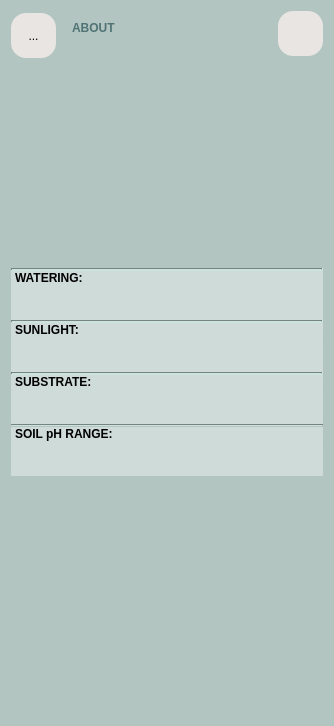
<?xml version="1.0" encoding="UTF-8"?>
<ui version="4.0">
 <class>Form</class>
 <widget class="QWidget" name="Form">
  <property name="geometry">
   <rect>
    <x>0</x>
    <y>0</y>
    <width>334</width>
    <height>726</height>
   </rect>
  </property>
  <property name="sizePolicy">
   <sizepolicy hsizetype="Minimum" vsizetype="Minimum">
    <horstretch>0</horstretch>
    <verstretch>0</verstretch>
   </sizepolicy>
  </property>
  <property name="windowTitle">
   <string>Form</string>
  </property>
  <property name="styleSheet">
   <string notr="true">background-color: #b2c5c0;</string>
  </property>
  <layout class="QVBoxLayout" name="verticalLayout">
   <item>
    <layout class="QHBoxLayout" name="horizontalLayout_2">
     <property name="sizeConstraint">
      <enum>QLayout::SetDefaultConstraint</enum>
     </property>
     <property name="bottomMargin">
      <number>15</number>
     </property>
     <item>
      <widget class="QToolButton" name="return_plants">
       <property name="minimumSize">
        <size>
         <width>45</width>
         <height>45</height>
        </size>
       </property>
       <property name="styleSheet">
        <string notr="true">QToolButton#return_plants{
	background-color: #E9E5E3;
	border-radius: 15px;
	font: 12pt &quot;Candara&quot;;
	text-align: center;

	
}

QToolButton#return_plants:hover{
	background-color: #D1CECC;
}

QToolButton#return_plants:pressed{
	background-color: #E9E5E3;
	border: 4px solid #D1CECC;
	
}</string>
       </property>
       <property name="text">
        <string>...</string>
       </property>
       <property name="icon">
        <iconset>
         <normaloff>back.png</normaloff>back.png</iconset>
       </property>
       <property name="iconSize">
        <size>
         <width>30</width>
         <height>30</height>
        </size>
       </property>
      </widget>
     </item>
     <item alignment="Qt::AlignTop">
      <widget class="QLabel" name="label_about">
       <property name="sizePolicy">
        <sizepolicy hsizetype="Preferred" vsizetype="Preferred">
         <horstretch>0</horstretch>
         <verstretch>0</verstretch>
        </sizepolicy>
       </property>
       <property name="minimumSize">
        <size>
         <width>0</width>
         <height>50</height>
        </size>
       </property>
       <property name="styleSheet">
        <string notr="true">font: 13pt &quot;Candara&quot;;
font-weight:bold;
padding: 7px;
color: #4F7375</string>
       </property>
       <property name="text">
        <string>ABOUT</string>
       </property>
       <property name="alignment">
        <set>Qt::AlignLeading|Qt::AlignLeft|Qt::AlignTop</set>
       </property>
      </widget>
     </item>
     <item alignment="Qt::AlignTop">
      <widget class="QToolButton" name="manage_plant">
       <property name="sizePolicy">
        <sizepolicy hsizetype="Fixed" vsizetype="Fixed">
         <horstretch>0</horstretch>
         <verstretch>0</verstretch>
        </sizepolicy>
       </property>
       <property name="minimumSize">
        <size>
         <width>45</width>
         <height>45</height>
        </size>
       </property>
       <property name="contextMenuPolicy">
        <enum>Qt::DefaultContextMenu</enum>
       </property>
       <property name="layoutDirection">
        <enum>Qt::RightToLeft</enum>
       </property>
       <property name="styleSheet">
        <string notr="true">QToolButton::menu-indicator { image: none; }

QToolButton#manage_plant{
	background-color: #E9E5E3;
	border-radius: 15px;
	font: 12pt &quot;Candara&quot;;
	text-align: center;

	
}

QToolButton#manage_plant:hover{
	background-color: #D1CECC;
}

QToolButton#manage_plant:pressed{
	background-color: #E9E5E3;
	border: 4px solid #D1CECC;
	
}</string>
       </property>
       <property name="text">
        <string/>
       </property>
       <property name="icon">
        <iconset>
         <normaloff>more.png</normaloff>more.png</iconset>
       </property>
       <property name="iconSize">
        <size>
         <width>30</width>
         <height>30</height>
        </size>
       </property>
       <property name="popupMode">
        <enum>QToolButton::InstantPopup</enum>
       </property>
       <property name="toolButtonStyle">
        <enum>Qt::ToolButtonIconOnly</enum>
       </property>
      </widget>
     </item>
    </layout>
   </item>
   <item>
    <layout class="QHBoxLayout" name="horizontalLayout">
     <property name="spacing">
      <number>0</number>
     </property>
     <property name="sizeConstraint">
      <enum>QLayout::SetDefaultConstraint</enum>
     </property>
     <item alignment="Qt::AlignLeft|Qt::AlignVCenter">
      <widget class="QLabel" name="plant_image">
       <property name="sizePolicy">
        <sizepolicy hsizetype="Fixed" vsizetype="Preferred">
         <horstretch>0</horstretch>
         <verstretch>0</verstretch>
        </sizepolicy>
       </property>
       <property name="minimumSize">
        <size>
         <width>170</width>
         <height>170</height>
        </size>
       </property>
       <property name="font">
        <font>
         <family>Candara</family>
        </font>
       </property>
       <property name="styleSheet">
        <string notr="true">background-position: center; 
background-repeat: no-repeat; 
background-clip: border-box; 
border-radius: 40px



 </string>
       </property>
       <property name="text">
        <string/>
       </property>
       <property name="scaledContents">
        <bool>false</bool>
       </property>
      </widget>
     </item>
     <item alignment="Qt::AlignRight|Qt::AlignBottom">
      <widget class="QTextEdit" name="plant_name">
       <property name="sizePolicy">
        <sizepolicy hsizetype="Fixed" vsizetype="Minimum">
         <horstretch>0</horstretch>
         <verstretch>0</verstretch>
        </sizepolicy>
       </property>
       <property name="minimumSize">
        <size>
         <width>0</width>
         <height>1</height>
        </size>
       </property>
       <property name="maximumSize">
        <size>
         <width>115</width>
         <height>80</height>
        </size>
       </property>
       <property name="font">
        <font>
         <family>Candara</family>
         <weight>50</weight>
         <italic>false</italic>
         <bold>false</bold>
        </font>
       </property>
       <property name="styleSheet">
        <string notr="true">vertical-align: bottom;</string>
       </property>
       <property name="frameShape">
        <enum>QFrame::NoFrame</enum>
       </property>
       <property name="frameShadow">
        <enum>QFrame::Plain</enum>
       </property>
       <property name="html">
        <string>&lt;!DOCTYPE HTML PUBLIC &quot;-//W3C//DTD HTML 4.0//EN&quot; &quot;http://www.w3.org/TR/REC-html40/strict.dtd&quot;&gt;
&lt;html&gt;&lt;head&gt;&lt;meta name=&quot;qrichtext&quot; content=&quot;1&quot; /&gt;&lt;style type=&quot;text/css&quot;&gt;
p, li { white-space: pre-wrap; }
&lt;/style&gt;&lt;/head&gt;&lt;body style=&quot; font-family:'Candara'; font-size:8.25pt; font-weight:400; font-style:normal;&quot;&gt;
&lt;p style=&quot;-qt-paragraph-type:empty; margin-top:0px; margin-bottom:0px; margin-left:0px; margin-right:0px; -qt-block-indent:0; text-indent:10px; font-family:'MS Shell Dlg 2';&quot;&gt;&lt;br /&gt;&lt;/p&gt;&lt;/body&gt;&lt;/html&gt;</string>
       </property>
       <property name="overwriteMode">
        <bool>false</bool>
       </property>
      </widget>
     </item>
    </layout>
   </item>
   <item>
    <layout class="QVBoxLayout" name="verticalLayout_2">
     <property name="spacing">
      <number>0</number>
     </property>
     <property name="sizeConstraint">
      <enum>QLayout::SetDefaultConstraint</enum>
     </property>
     <property name="topMargin">
      <number>10</number>
     </property>
     <item>
      <widget class="Line" name="line">
       <property name="lineWidth">
        <number>2</number>
       </property>
       <property name="orientation">
        <enum>Qt::Horizontal</enum>
       </property>
      </widget>
     </item>
     <item>
      <widget class="QLabel" name="label">
       <property name="sizePolicy">
        <sizepolicy hsizetype="Preferred" vsizetype="Preferred">
         <horstretch>0</horstretch>
         <verstretch>0</verstretch>
        </sizepolicy>
       </property>
       <property name="maximumSize">
        <size>
         <width>16777215</width>
         <height>30</height>
        </size>
       </property>
       <property name="styleSheet">
        <string notr="true">background-color: #CFDBD8;
border-radius: 10px;
font: 11pt &quot;Candara&quot;;
font-weight: bold;
padding-left: 1px;
text-align: left;

</string>
       </property>
       <property name="text">
        <string>WATERING:</string>
       </property>
       <property name="textFormat">
        <enum>Qt::AutoText</enum>
       </property>
      </widget>
     </item>
     <item>
      <widget class="QLineEdit" name="watering_info">
       <property name="minimumSize">
        <size>
         <width>0</width>
         <height>35</height>
        </size>
       </property>
       <property name="styleSheet">
        <string notr="true">background-color: #CFDBD8;
font: 12pt &quot;Candara&quot;;
padding-left: 10px</string>
       </property>
       <property name="frame">
        <bool>false</bool>
       </property>
      </widget>
     </item>
     <item>
      <widget class="Line" name="line_2">
       <property name="windowModality">
        <enum>Qt::NonModal</enum>
       </property>
       <property name="lineWidth">
        <number>2</number>
       </property>
       <property name="orientation">
        <enum>Qt::Horizontal</enum>
       </property>
      </widget>
     </item>
     <item>
      <widget class="QLabel" name="label_2">
       <property name="maximumSize">
        <size>
         <width>16777215</width>
         <height>30</height>
        </size>
       </property>
       <property name="styleSheet">
        <string notr="true">background-color: #CFDBD8;
border-radius: 10px;
font: 11pt &quot;Candara&quot;;
font-weight: bold;
padding-left: 1px;
text-align: left;</string>
       </property>
       <property name="text">
        <string>SUNLIGHT:</string>
       </property>
      </widget>
     </item>
     <item>
      <widget class="QLineEdit" name="sunlight_info">
       <property name="minimumSize">
        <size>
         <width>0</width>
         <height>35</height>
        </size>
       </property>
       <property name="styleSheet">
        <string notr="true">background-color: #CFDBD8;
border-radius: 1px;
font: 12pt &quot;Candara&quot;;
padding-left: 10px</string>
       </property>
       <property name="frame">
        <bool>false</bool>
       </property>
      </widget>
     </item>
     <item>
      <widget class="Line" name="line_3">
       <property name="lineWidth">
        <number>2</number>
       </property>
       <property name="orientation">
        <enum>Qt::Horizontal</enum>
       </property>
      </widget>
     </item>
     <item>
      <widget class="QLabel" name="label_3">
       <property name="maximumSize">
        <size>
         <width>16777215</width>
         <height>30</height>
        </size>
       </property>
       <property name="styleSheet">
        <string notr="true">background-color: #CFDBD8;
border-radius: 10px;
font: 11pt &quot;Candara&quot;;
font-weight: bold;
padding-left: 1px;
text-align: left;</string>
       </property>
       <property name="text">
        <string>SUBSTRATE:</string>
       </property>
      </widget>
     </item>
     <item>
      <widget class="QLineEdit" name="substrate_info">
       <property name="minimumSize">
        <size>
         <width>0</width>
         <height>35</height>
        </size>
       </property>
       <property name="styleSheet">
        <string notr="true">background-color: #CFDBD8;
border-radius: 1px;
font: 12pt &quot;Candara&quot;;
padding-left: 10px</string>
       </property>
       <property name="frame">
        <bool>false</bool>
       </property>
      </widget>
     </item>
     <item>
      <widget class="Line" name="line_4">
       <property name="frameShadow">
        <enum>QFrame::Sunken</enum>
       </property>
       <property name="lineWidth">
        <number>1</number>
       </property>
       <property name="orientation">
        <enum>Qt::Horizontal</enum>
       </property>
      </widget>
     </item>
     <item>
      <widget class="QLabel" name="label_4">
       <property name="maximumSize">
        <size>
         <width>16777215</width>
         <height>30</height>
        </size>
       </property>
       <property name="styleSheet">
        <string notr="true">background-color: #CFDBD8;
border-radius: 10px;
font: 11pt &quot;Candara&quot;;
font-weight: bold;
padding-left: 1px;
text-align: left;</string>
       </property>
       <property name="text">
        <string>SOIL pH RANGE:</string>
       </property>
      </widget>
     </item>
     <item>
      <widget class="QLineEdit" name="ph_info">
       <property name="minimumSize">
        <size>
         <width>0</width>
         <height>35</height>
        </size>
       </property>
       <property name="styleSheet">
        <string notr="true">background-color: #CFDBD8;
border-radius: 1px;
font: 12pt &quot;Candara&quot;;
padding-left: 10px</string>
       </property>
       <property name="frame">
        <bool>false</bool>
       </property>
      </widget>
     </item>
     <item>
      <spacer name="verticalSpacer">
       <property name="orientation">
        <enum>Qt::Vertical</enum>
       </property>
       <property name="sizeHint" stdset="0">
        <size>
         <width>20</width>
         <height>40</height>
        </size>
       </property>
      </spacer>
     </item>
    </layout>
   </item>
  </layout>
 </widget>
 <resources>
  <include location="pyflora.qrc"/>
 </resources>
 <connections/>
</ui>
